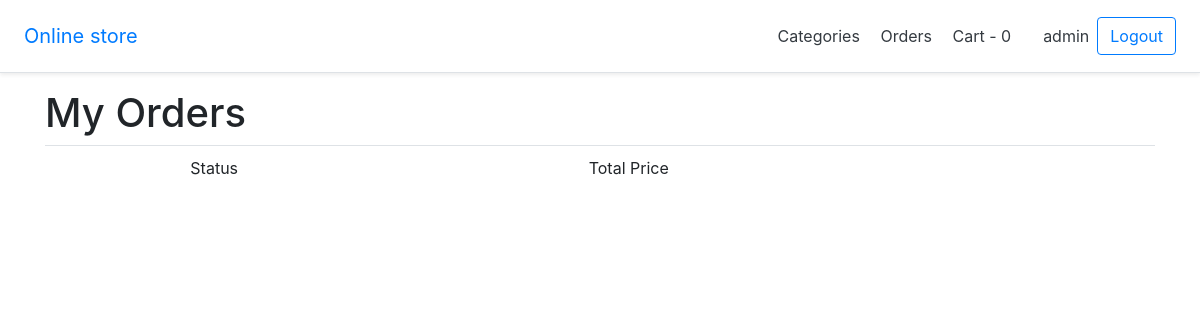
The page /orders/ (signed in) on the database as committed earlier.
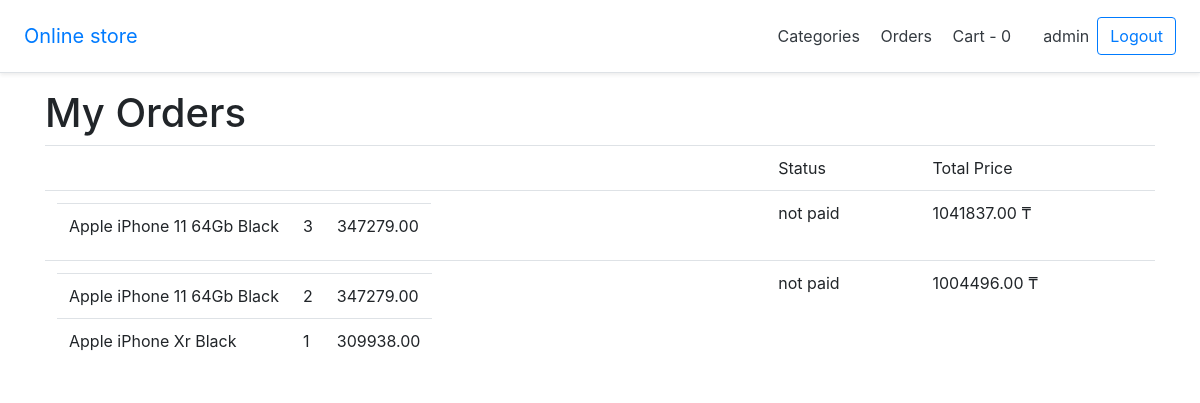
The same page on the database as committed later.
### order/models.py (models this page shows, shortened)
class OrderItem(models.Model):
    order = models.ForeignKey(Order, related_name='items', on_delete=models.CASCADE)
    product = models.ForeignKey(Product, related_name='order_items', on_delete=models.CASCADE)
    price = models.DecimalField(max_digits=10, decimal_places=2)
    quantity = models.PositiveIntegerField(default=1)
    def get_cost(self):
        return self.price * self.quantity

class Order(models.Model):
    STATUS_CHOICES = [
        ['not paid', 'not paid'],
        ['paid', 'paid'],
        ['delivered', 'delivered'],
    ]
    user = models.ForeignKey(User, on_delete=models.CASCADE)
    created = models.DateTimeField(auto_now_add=True)
    status = models.CharField(max_length=100, choices=STATUS_CHOICES)
    def get_total_cost(self):
        cost = sum(item.get_cost() for item in self.items.all())
        return cost

### shop/models.py (models this page shows)
class Product(models.Model):
    subcategory = models.ForeignKey(Subcategory, on_delete=models.DO_NOTHING, related_name='product')
    name = models.CharField(max_length=150)
    slug = models.SlugField(max_length=150, null=True, db_index=True, unique=True)
    description = RichTextField(blank=True, null=True)
    price = models.DecimalField('Цена', max_digits=10, decimal_places=2)
    available = models.BooleanField(default=True)
    created_at = models.DateTimeField(auto_now_add=True)
    image = models.ImageField()
    def __str__(self):
        return self.name

### order/views.py (the view)
# urls.py: path('', views.OrderListView.as_view(), name='order_list'),
class OrderListView(generic.ListView):
   model = Order
   def get(self, request, *args, **kwargs):
       self.queryset = Order.objects.filter(user=request.user)
       return super().get(request, *args, **kwargs)

### templates/order/order_list.html
{% extends "base.html" %}
{% load static %}
{% load mathfilters %}
{% block content %}
    <h1>My Orders</h1>
    <table class="table">
        <tr>
            <td></td>
            <td>Status</td>
            <td>Total Price</td>
        </tr>
        {% for order in object_list %}
            <tr>
                <td>
                    <table>
                        {% for order_item in order.items.all %}
                            <tr>
                                <td>{{ order_item.product }}</td>
                                <td>{{ order_item.quantity }}</td>
                                <td>{{ order_item.price }}</td>
                            </tr>
                        {% endfor %}
                    </table>
                </td>
                <td>{{ order.status }} </td>
                <td>{{ order.get_total_cost }} ₸</td>
            </tr>
        {% endfor %}
    </table>
{% endblock %}

### templates/base.html (shortened to what this page needs)
<html>
<head>
    <link rel="stylesheet" href="https://stackpath.bootstrapcdn.com/bootstrap/4.4.1/css/bootstrap.min.css"
>
</head>
<body>
<div class="d-flex flex-column flex-md-row align-items-center p-3 px-md-4 mb-3 bg-white border-bottom shadow-sm">
    <h5 class="my-0 mr-md-auto font-weight-normal"><a href="{% url 'index' %}">Online store</a></h5>
    <nav class="my-2 my-md-0 mr-md-3">
        <a class="p-2 text-dark" href="{% url 'category_list' %}">Categories</a>
        <a class="p-2 text-dark" href="{% url 'order_list' %}">Orders</a>
        <a class="p-2 text-dark" href="{% url 'cart_detail' %}">Cart - {{ request.session.cart|length }}</a>
    </nav>
    {% if request.user.is_authenticated %}
        <a  class="p-2 text-dark">{{ request.user.username }}</a>
        <a class="btn btn-outline-primary" href="{% url 'logout' %}">Logout</a>
    {% else %}
        <a class="btn btn-outline-primary" href="{% url 'account_login' %}">Login</a>
    {% endif %}
</div>
<div class="container">
    {% block content %}
    {% endblock %}
</div>
</body>
</html>

Rows that differ between the two databases and show on the page:
added Order: status "not paid", get_total_cost "1041837.00"
added OrderItem: product "Apple iPhone 11 64Gb Black", quantity "3", price "347279.00", shown under "not paid"
added Order: status "not paid", get_total_cost "1004496.00"
added OrderItem: product "Apple iPhone 11 64Gb Black", quantity "2", price "347279.00", shown under "not paid"
added OrderItem: product "Apple iPhone Xr Black", quantity "1", price "309938.00", shown under "not paid"
